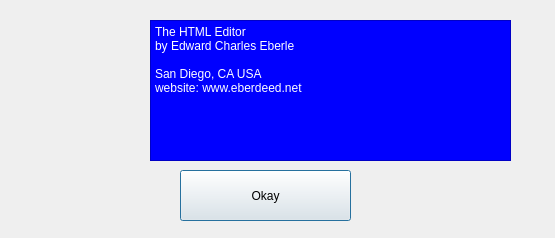
<?xml version="1.0" encoding="UTF-8"?>
<ui version="4.0">
 <class>AboutHTMLEdit</class>
 <widget class="QDialog" name="AboutHTMLEdit">
  <property name="geometry">
   <rect>
    <x>0</x>
    <y>0</y>
    <width>555</width>
    <height>238</height>
   </rect>
  </property>
  <property name="windowTitle">
   <string>About the HTML Editor</string>
  </property>
  <property name="windowIcon">
   <iconset>
    <normaloff>../../../../usr/share/htmleditor/resources/htmledit.png</normaloff>../../../../usr/share/htmleditor/resources/htmledit.png</iconset>
  </property>
  <widget class="QLabel" name="logoLbl">
   <property name="geometry">
    <rect>
     <x>40</x>
     <y>20</y>
     <width>91</width>
     <height>121</height>
    </rect>
   </property>
   <property name="text">
    <string/>
   </property>
   <property name="pixmap">
    <pixmap>../../../../usr/share/htmleditor/resources/htmledit.png</pixmap>
   </property>
  </widget>
  <widget class="QPlainTextEdit" name="logoTextEdit">
   <property name="geometry">
    <rect>
     <x>150</x>
     <y>20</y>
     <width>361</width>
     <height>141</height>
    </rect>
   </property>
   <property name="styleSheet">
    <string notr="true">background:#0000FF;color:#FFFFFF;</string>
   </property>
   <property name="documentTitle">
    <string/>
   </property>
   <property name="readOnly">
    <bool>true</bool>
   </property>
   <property name="plainText">
    <string>The HTML Editor
by Edward Charles Eberle
&lt;eberdeed@eberdeed.net&gt;
San Diego, CA USA
website: www.eberdeed.net</string>
   </property>
  </widget>
  <widget class="QPushButton" name="okayBttn">
   <property name="geometry">
    <rect>
     <x>180</x>
     <y>170</y>
     <width>171</width>
     <height>51</height>
    </rect>
   </property>
   <property name="text">
    <string>Okay</string>
   </property>
  </widget>
 </widget>
 <resources/>
 <connections>
  <connection>
   <sender>okayBttn</sender>
   <signal>clicked()</signal>
   <receiver>AboutHTMLEdit</receiver>
   <slot>accept()</slot>
   <hints>
    <hint type="sourcelabel">
     <x>265</x>
     <y>195</y>
    </hint>
    <hint type="destinationlabel">
     <x>277</x>
     <y>118</y>
    </hint>
   </hints>
  </connection>
 </connections>
</ui>
